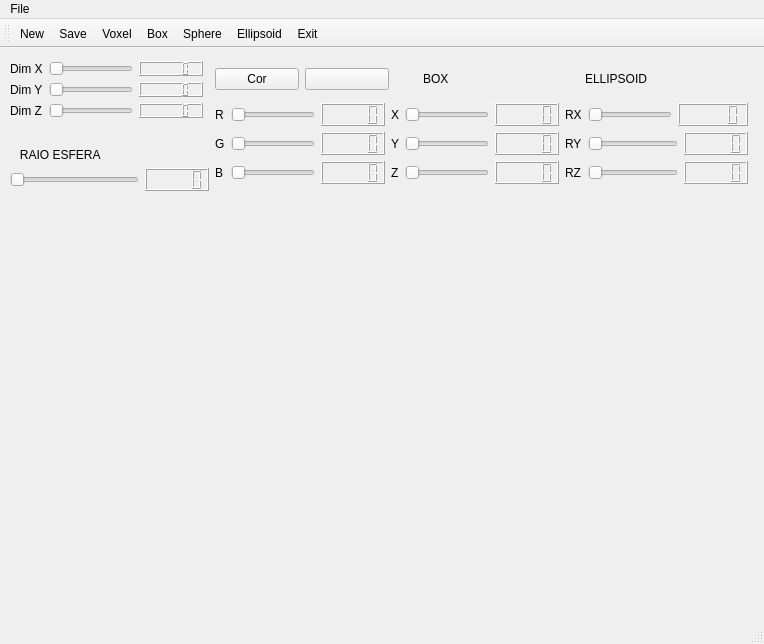
<?xml version="1.0" encoding="UTF-8"?>
<ui version="4.0">
 <class>MainWindow</class>
 <widget class="QMainWindow" name="MainWindow">
  <property name="geometry">
   <rect>
    <x>0</x>
    <y>0</y>
    <width>764</width>
    <height>644</height>
   </rect>
  </property>
  <property name="windowTitle">
   <string>MainWindow</string>
  </property>
  <widget class="QWidget" name="centralwidget">
   <widget class="plotter" name="widget" native="true">
    <property name="geometry">
     <rect>
      <x>10</x>
      <y>160</y>
      <width>741</width>
      <height>401</height>
     </rect>
    </property>
   </widget>
   <widget class="QWidget" name="">
    <property name="geometry">
     <rect>
      <x>10</x>
      <y>10</y>
      <width>738</width>
      <height>137</height>
     </rect>
    </property>
    <layout class="QGridLayout" name="gridLayout_8">
     <item row="0" column="0">
      <layout class="QFormLayout" name="formLayout">
       <item row="0" column="0">
        <layout class="QGridLayout" name="gridLayout_7">
         <item row="0" column="2">
          <widget class="QLCDNumber" name="lcdNumber"/>
         </item>
         <item row="2" column="2">
          <widget class="QLCDNumber" name="lcdNumber_3"/>
         </item>
         <item row="0" column="1">
          <widget class="QSlider" name="horizontalSliderDimX">
           <property name="orientation">
            <enum>Qt::Horizontal</enum>
           </property>
          </widget>
         </item>
         <item row="1" column="0">
          <widget class="QLabel" name="label_2">
           <property name="text">
            <string>Dim Y</string>
           </property>
          </widget>
         </item>
         <item row="2" column="0">
          <widget class="QLabel" name="label_3">
           <property name="text">
            <string>Dim Z</string>
           </property>
          </widget>
         </item>
         <item row="0" column="0">
          <widget class="QLabel" name="label">
           <property name="text">
            <string>Dim X</string>
           </property>
          </widget>
         </item>
         <item row="1" column="1">
          <widget class="QSlider" name="horizontalSliderDimY">
           <property name="orientation">
            <enum>Qt::Horizontal</enum>
           </property>
          </widget>
         </item>
         <item row="1" column="2">
          <widget class="QLCDNumber" name="lcdNumber_2"/>
         </item>
         <item row="2" column="1">
          <widget class="QSlider" name="horizontalSliderDimZ">
           <property name="orientation">
            <enum>Qt::Horizontal</enum>
           </property>
          </widget>
         </item>
        </layout>
       </item>
       <item row="1" column="0" colspan="2">
        <layout class="QGridLayout" name="gridLayout_6">
         <item row="2" column="0">
          <widget class="QSlider" name="horizontalSliderRaio">
           <property name="orientation">
            <enum>Qt::Horizontal</enum>
           </property>
          </widget>
         </item>
         <item row="2" column="2">
          <widget class="QLCDNumber" name="lcdNumber_7"/>
         </item>
         <item row="1" column="0">
          <widget class="QLabel" name="label_7">
           <property name="text">
            <string>   RAIO ESFERA</string>
           </property>
          </widget>
         </item>
        </layout>
       </item>
      </layout>
     </item>
     <item row="0" column="1">
      <layout class="QGridLayout" name="gridLayout_5">
       <item row="0" column="0">
        <widget class="QPushButton" name="pushButtonChooseColor">
         <property name="text">
          <string>Cor</string>
         </property>
        </widget>
       </item>
       <item row="0" column="4" alignment="Qt::AlignHCenter">
        <widget class="QLabel" name="label_11">
         <property name="text">
          <string>ELLIPSOID</string>
         </property>
        </widget>
       </item>
       <item row="0" column="1">
        <widget class="QPushButton" name="pushButtonColor">
         <property name="text">
          <string/>
         </property>
        </widget>
       </item>
       <item row="1" column="0" colspan="6">
        <layout class="QGridLayout" name="gridLayout_3">
         <item row="0" column="0">
          <layout class="QGridLayout" name="gridLayout">
           <item row="2" column="2">
            <widget class="QLCDNumber" name="lcdNumber_6"/>
           </item>
           <item row="0" column="2">
            <widget class="QLCDNumber" name="lcdNumber_4"/>
           </item>
           <item row="1" column="0">
            <widget class="QLabel" name="label_5">
             <property name="text">
              <string>G</string>
             </property>
            </widget>
           </item>
           <item row="1" column="2">
            <widget class="QLCDNumber" name="lcdNumber_5"/>
           </item>
           <item row="1" column="1">
            <widget class="QSlider" name="horizontalSliderG">
             <property name="maximum">
              <number>255</number>
             </property>
             <property name="orientation">
              <enum>Qt::Horizontal</enum>
             </property>
            </widget>
           </item>
           <item row="2" column="0">
            <widget class="QLabel" name="label_6">
             <property name="text">
              <string>B</string>
             </property>
            </widget>
           </item>
           <item row="0" column="0">
            <widget class="QLabel" name="label_4">
             <property name="text">
              <string>R</string>
             </property>
            </widget>
           </item>
           <item row="2" column="1">
            <widget class="QSlider" name="horizontalSliderB">
             <property name="maximum">
              <number>255</number>
             </property>
             <property name="orientation">
              <enum>Qt::Horizontal</enum>
             </property>
            </widget>
           </item>
           <item row="0" column="1">
            <widget class="QSlider" name="horizontalSliderR">
             <property name="maximum">
              <number>255</number>
             </property>
             <property name="orientation">
              <enum>Qt::Horizontal</enum>
             </property>
            </widget>
           </item>
          </layout>
         </item>
         <item row="0" column="1">
          <layout class="QGridLayout" name="gridLayout_2">
           <item row="1" column="2">
            <widget class="QLCDNumber" name="lcdNumber_12"/>
           </item>
           <item row="2" column="2">
            <widget class="QLCDNumber" name="lcdNumber_13"/>
           </item>
           <item row="2" column="0">
            <widget class="QLabel" name="label_14">
             <property name="text">
              <string>Z</string>
             </property>
            </widget>
           </item>
           <item row="0" column="2">
            <widget class="QLCDNumber" name="lcdNumber_11"/>
           </item>
           <item row="2" column="1">
            <widget class="QSlider" name="horizontalSliderBoxZ">
             <property name="orientation">
              <enum>Qt::Horizontal</enum>
             </property>
            </widget>
           </item>
           <item row="1" column="1">
            <widget class="QSlider" name="horizontalSliderBoxY">
             <property name="orientation">
              <enum>Qt::Horizontal</enum>
             </property>
            </widget>
           </item>
           <item row="0" column="0">
            <widget class="QLabel" name="label_12">
             <property name="text">
              <string>X</string>
             </property>
            </widget>
           </item>
           <item row="1" column="0">
            <widget class="QLabel" name="label_13">
             <property name="text">
              <string>Y</string>
             </property>
            </widget>
           </item>
           <item row="0" column="1">
            <widget class="QSlider" name="horizontalSliderBoxX">
             <property name="orientation">
              <enum>Qt::Horizontal</enum>
             </property>
            </widget>
           </item>
          </layout>
         </item>
         <item row="0" column="2">
          <layout class="QGridLayout" name="gridLayout_4">
           <item row="0" column="0">
            <widget class="QLabel" name="label_8">
             <property name="text">
              <string>RX</string>
             </property>
            </widget>
           </item>
           <item row="0" column="1">
            <widget class="QSlider" name="horizontalSliderERx">
             <property name="orientation">
              <enum>Qt::Horizontal</enum>
             </property>
            </widget>
           </item>
           <item row="0" column="2" colspan="2">
            <widget class="QLCDNumber" name="lcdNumber_8"/>
           </item>
           <item row="1" column="0">
            <widget class="QLabel" name="label_9">
             <property name="text">
              <string>RY</string>
             </property>
            </widget>
           </item>
           <item row="1" column="1" colspan="2">
            <widget class="QSlider" name="horizontalSliderERy">
             <property name="orientation">
              <enum>Qt::Horizontal</enum>
             </property>
            </widget>
           </item>
           <item row="1" column="3">
            <widget class="QLCDNumber" name="lcdNumber_9"/>
           </item>
           <item row="2" column="0">
            <widget class="QLabel" name="label_10">
             <property name="text">
              <string>RZ</string>
             </property>
            </widget>
           </item>
           <item row="2" column="1" colspan="2">
            <widget class="QSlider" name="horizontalSliderERz">
             <property name="orientation">
              <enum>Qt::Horizontal</enum>
             </property>
            </widget>
           </item>
           <item row="2" column="3">
            <widget class="QLCDNumber" name="lcdNumber_10"/>
           </item>
          </layout>
         </item>
        </layout>
       </item>
       <item row="0" column="2" alignment="Qt::AlignHCenter">
        <widget class="QLabel" name="label_15">
         <property name="text">
          <string>BOX</string>
         </property>
        </widget>
       </item>
      </layout>
     </item>
    </layout>
   </widget>
  </widget>
  <widget class="QMenuBar" name="menubar">
   <property name="geometry">
    <rect>
     <x>0</x>
     <y>0</y>
     <width>764</width>
     <height>21</height>
    </rect>
   </property>
   <widget class="QMenu" name="menuFile">
    <property name="title">
     <string>File</string>
    </property>
    <widget class="QMenu" name="menuNew">
     <property name="title">
      <string>Add</string>
     </property>
     <addaction name="actionVoxel"/>
     <addaction name="actionBox"/>
     <addaction name="actionSphere"/>
     <addaction name="actionEllipsoid"/>
    </widget>
    <widget class="QMenu" name="menuDelete">
     <property name="title">
      <string>Delete</string>
     </property>
     <addaction name="actionVoxel_cut"/>
     <addaction name="actionBox_cut"/>
     <addaction name="actionSphere_cut"/>
     <addaction name="actionEllipsoid_cut"/>
    </widget>
    <addaction name="actionNew"/>
    <addaction name="menuNew"/>
    <addaction name="menuDelete"/>
    <addaction name="actionSave"/>
    <addaction name="actionExit"/>
   </widget>
   <addaction name="menuFile"/>
  </widget>
  <widget class="QStatusBar" name="statusbar"/>
  <widget class="QToolBar" name="toolBar">
   <property name="windowTitle">
    <string>toolBar</string>
   </property>
   <attribute name="toolBarArea">
    <enum>TopToolBarArea</enum>
   </attribute>
   <attribute name="toolBarBreak">
    <bool>false</bool>
   </attribute>
   <addaction name="actionNew"/>
   <addaction name="actionSave"/>
   <addaction name="actionVoxel"/>
   <addaction name="actionBox"/>
   <addaction name="actionSphere"/>
   <addaction name="actionEllipsoid"/>
   <addaction name="actionExit"/>
  </widget>
  <action name="actionSave">
   <property name="checkable">
    <bool>true</bool>
   </property>
   <property name="icon">
    <iconset resource="Resources.qrc">
     <normaloff>:/rec/img/icons8-save-48.png</normaloff>:/rec/img/icons8-save-48.png</iconset>
   </property>
   <property name="text">
    <string>Save</string>
   </property>
   <property name="shortcut">
    <string>Ctrl+S</string>
   </property>
  </action>
  <action name="actionExit">
   <property name="icon">
    <iconset>
     <normaloff>:/rec/img/icons8-delete-48.png</normaloff>:/rec/img/icons8-delete-48.png</iconset>
   </property>
   <property name="text">
    <string>Exit</string>
   </property>
   <property name="shortcut">
    <string>Esc</string>
   </property>
  </action>
  <action name="actionVoxel">
   <property name="checkable">
    <bool>true</bool>
   </property>
   <property name="icon">
    <iconset resource="Resources.qrc">
     <normaloff>:/rec/img/141-1419358_transparent-sugar-cube-png-sugar-cubes-clipart-png - Copy.png</normaloff>:/rec/img/141-1419358_transparent-sugar-cube-png-sugar-cubes-clipart-png - Copy.png</iconset>
   </property>
   <property name="text">
    <string>Voxel</string>
   </property>
  </action>
  <action name="actionBox">
   <property name="checkable">
    <bool>true</bool>
   </property>
   <property name="icon">
    <iconset resource="Resources.qrc">
     <normaloff>:/rec/img/png-transparent-cube-transparency-and-translucency-sugar-cubes-angle-rectangle-sugar-cubes.png</normaloff>:/rec/img/png-transparent-cube-transparency-and-translucency-sugar-cubes-angle-rectangle-sugar-cubes.png</iconset>
   </property>
   <property name="text">
    <string>Box</string>
   </property>
  </action>
  <action name="actionSphere">
   <property name="checkable">
    <bool>true</bool>
   </property>
   <property name="icon">
    <iconset resource="Resources.qrc">
     <normaloff>:/rec/img/660-6604207_sphere-d-png-sphere-3d-png-transparent-png - Copy.png</normaloff>:/rec/img/660-6604207_sphere-d-png-sphere-3d-png-transparent-png - Copy.png</iconset>
   </property>
   <property name="text">
    <string>Sphere</string>
   </property>
  </action>
  <action name="actionEllipsoid">
   <property name="icon">
    <iconset resource="Resources.qrc">
     <normaloff>:/rec/img/200px-PartDesign_AdditiveEllipsoid_example - Copy.png</normaloff>:/rec/img/200px-PartDesign_AdditiveEllipsoid_example - Copy.png</iconset>
   </property>
   <property name="text">
    <string>Ellipsoid</string>
   </property>
  </action>
  <action name="actionVoxel_cut">
   <property name="icon">
    <iconset resource="Resources.qrc">
     <normaloff>:/rec/img/icons8-trash-can-48.png</normaloff>:/rec/img/icons8-trash-can-48.png</iconset>
   </property>
   <property name="text">
    <string>Voxel</string>
   </property>
  </action>
  <action name="actionBox_cut">
   <property name="icon">
    <iconset resource="Resources.qrc">
     <normaloff>:/rec/img/icons8-trash-can-48.png</normaloff>:/rec/img/icons8-trash-can-48.png</iconset>
   </property>
   <property name="text">
    <string>Box</string>
   </property>
  </action>
  <action name="actionSphere_cut">
   <property name="icon">
    <iconset resource="Resources.qrc">
     <normaloff>:/rec/img/icons8-trash-can-48.png</normaloff>:/rec/img/icons8-trash-can-48.png</iconset>
   </property>
   <property name="text">
    <string>Sphere</string>
   </property>
  </action>
  <action name="actionEllipsoid_cut">
   <property name="icon">
    <iconset resource="Resources.qrc">
     <normaloff>:/rec/img/icons8-trash-can-48.png</normaloff>:/rec/img/icons8-trash-can-48.png</iconset>
   </property>
   <property name="text">
    <string>Ellipsoid</string>
   </property>
  </action>
  <action name="actionNew">
   <property name="icon">
    <iconset resource="Resources.qrc">
     <normaloff>:/rec/img/icons8-libre-office-suite-48.png</normaloff>:/rec/img/icons8-libre-office-suite-48.png</iconset>
   </property>
   <property name="text">
    <string>New</string>
   </property>
  </action>
 </widget>
 <customwidgets>
  <customwidget>
   <class>plotter</class>
   <extends>QWidget</extends>
   <header>plotter.h</header>
   <container>1</container>
   <slots>
    <signal>updatePos(int,int)</signal>
    <slot>setR(int)</slot>
    <slot>setG(int)</slot>
    <slot>setB(int)</slot>
    <slot>setX(int)</slot>
    <slot>setY(int)</slot>
    <slot>setZ(int)</slot>
    <slot>setRadius(int)</slot>
    <slot>setRx(int)</slot>
    <slot>setRy(int)</slot>
    <slot>setRz(int)</slot>
   </slots>
  </customwidget>
 </customwidgets>
 <resources>
  <include location="Resources.qrc"/>
 </resources>
 <connections>
  <connection>
   <sender>horizontalSliderDimX</sender>
   <signal>valueChanged(int)</signal>
   <receiver>lcdNumber</receiver>
   <slot>display(int)</slot>
   <hints>
    <hint type="sourcelabel">
     <x>126</x>
     <y>87</y>
    </hint>
    <hint type="destinationlabel">
     <x>182</x>
     <y>69</y>
    </hint>
   </hints>
  </connection>
  <connection>
   <sender>horizontalSliderDimY</sender>
   <signal>valueChanged(int)</signal>
   <receiver>lcdNumber_2</receiver>
   <slot>display(int)</slot>
   <hints>
    <hint type="sourcelabel">
     <x>126</x>
     <y>98</y>
    </hint>
    <hint type="destinationlabel">
     <x>187</x>
     <y>98</y>
    </hint>
   </hints>
  </connection>
  <connection>
   <sender>horizontalSliderDimZ</sender>
   <signal>valueChanged(int)</signal>
   <receiver>lcdNumber_3</receiver>
   <slot>display(int)</slot>
   <hints>
    <hint type="sourcelabel">
     <x>126</x>
     <y>129</y>
    </hint>
    <hint type="destinationlabel">
     <x>142</x>
     <y>127</y>
    </hint>
   </hints>
  </connection>
  <connection>
   <sender>horizontalSliderR</sender>
   <signal>valueChanged(int)</signal>
   <receiver>lcdNumber_4</receiver>
   <slot>display(int)</slot>
   <hints>
    <hint type="sourcelabel">
     <x>302</x>
     <y>123</y>
    </hint>
    <hint type="destinationlabel">
     <x>382</x>
     <y>124</y>
    </hint>
   </hints>
  </connection>
  <connection>
   <sender>horizontalSliderG</sender>
   <signal>valueChanged(int)</signal>
   <receiver>lcdNumber_5</receiver>
   <slot>display(int)</slot>
   <hints>
    <hint type="sourcelabel">
     <x>302</x>
     <y>142</y>
    </hint>
    <hint type="destinationlabel">
     <x>350</x>
     <y>144</y>
    </hint>
   </hints>
  </connection>
  <connection>
   <sender>horizontalSliderB</sender>
   <signal>valueChanged(int)</signal>
   <receiver>lcdNumber_6</receiver>
   <slot>display(int)</slot>
   <hints>
    <hint type="sourcelabel">
     <x>294</x>
     <y>171</y>
    </hint>
    <hint type="destinationlabel">
     <x>382</x>
     <y>174</y>
    </hint>
   </hints>
  </connection>
  <connection>
   <sender>horizontalSliderRaio</sender>
   <signal>valueChanged(int)</signal>
   <receiver>lcdNumber_7</receiver>
   <slot>display(int)</slot>
   <hints>
    <hint type="sourcelabel">
     <x>96</x>
     <y>179</y>
    </hint>
    <hint type="destinationlabel">
     <x>179</x>
     <y>181</y>
    </hint>
   </hints>
  </connection>
  <connection>
   <sender>horizontalSliderERx</sender>
   <signal>valueChanged(int)</signal>
   <receiver>lcdNumber_8</receiver>
   <slot>display(int)</slot>
   <hints>
    <hint type="sourcelabel">
     <x>667</x>
     <y>103</y>
    </hint>
    <hint type="destinationlabel">
     <x>712</x>
     <y>104</y>
    </hint>
   </hints>
  </connection>
  <connection>
   <sender>horizontalSliderERy</sender>
   <signal>valueChanged(int)</signal>
   <receiver>lcdNumber_9</receiver>
   <slot>display(int)</slot>
   <hints>
    <hint type="sourcelabel">
     <x>673</x>
     <y>135</y>
    </hint>
    <hint type="destinationlabel">
     <x>714</x>
     <y>143</y>
    </hint>
   </hints>
  </connection>
  <connection>
   <sender>horizontalSliderERz</sender>
   <signal>valueChanged(int)</signal>
   <receiver>lcdNumber_10</receiver>
   <slot>display(int)</slot>
   <hints>
    <hint type="sourcelabel">
     <x>673</x>
     <y>168</y>
    </hint>
    <hint type="destinationlabel">
     <x>716</x>
     <y>168</y>
    </hint>
   </hints>
  </connection>
  <connection>
   <sender>horizontalSliderBoxX</sender>
   <signal>valueChanged(int)</signal>
   <receiver>lcdNumber_11</receiver>
   <slot>display(int)</slot>
   <hints>
    <hint type="sourcelabel">
     <x>486</x>
     <y>103</y>
    </hint>
    <hint type="destinationlabel">
     <x>510</x>
     <y>113</y>
    </hint>
   </hints>
  </connection>
  <connection>
   <sender>horizontalSliderBoxY</sender>
   <signal>valueChanged(int)</signal>
   <receiver>lcdNumber_12</receiver>
   <slot>display(int)</slot>
   <hints>
    <hint type="sourcelabel">
     <x>486</x>
     <y>142</y>
    </hint>
    <hint type="destinationlabel">
     <x>509</x>
     <y>140</y>
    </hint>
   </hints>
  </connection>
  <connection>
   <sender>horizontalSliderBoxZ</sender>
   <signal>valueChanged(int)</signal>
   <receiver>lcdNumber_13</receiver>
   <slot>display(int)</slot>
   <hints>
    <hint type="sourcelabel">
     <x>486</x>
     <y>171</y>
    </hint>
    <hint type="destinationlabel">
     <x>509</x>
     <y>173</y>
    </hint>
   </hints>
  </connection>
  <connection>
   <sender>horizontalSliderR</sender>
   <signal>valueChanged(int)</signal>
   <receiver>MainWindow</receiver>
   <slot>setRed(int)</slot>
   <hints>
    <hint type="sourcelabel">
     <x>260</x>
     <y>110</y>
    </hint>
    <hint type="destinationlabel">
     <x>31</x>
     <y>378</y>
    </hint>
   </hints>
  </connection>
  <connection>
   <sender>horizontalSliderG</sender>
   <signal>valueChanged(int)</signal>
   <receiver>MainWindow</receiver>
   <slot>setGreen(int)</slot>
   <hints>
    <hint type="sourcelabel">
     <x>246</x>
     <y>143</y>
    </hint>
    <hint type="destinationlabel">
     <x>23</x>
     <y>416</y>
    </hint>
   </hints>
  </connection>
  <connection>
   <sender>horizontalSliderB</sender>
   <signal>valueChanged(int)</signal>
   <receiver>MainWindow</receiver>
   <slot>setBlue(int)</slot>
   <hints>
    <hint type="sourcelabel">
     <x>257</x>
     <y>185</y>
    </hint>
    <hint type="destinationlabel">
     <x>27</x>
     <y>451</y>
    </hint>
   </hints>
  </connection>
  <connection>
   <sender>actionBox</sender>
   <signal>triggered()</signal>
   <receiver>MainWindow</receiver>
   <slot>on_action_Box_triggered()</slot>
   <hints>
    <hint type="sourcelabel">
     <x>-1</x>
     <y>-1</y>
    </hint>
    <hint type="destinationlabel">
     <x>381</x>
     <y>321</y>
    </hint>
   </hints>
  </connection>
  <connection>
   <sender>actionVoxel</sender>
   <signal>triggered()</signal>
   <receiver>MainWindow</receiver>
   <slot>on_action_Voxel_triggered()</slot>
   <hints>
    <hint type="sourcelabel">
     <x>-1</x>
     <y>-1</y>
    </hint>
    <hint type="destinationlabel">
     <x>381</x>
     <y>321</y>
    </hint>
   </hints>
  </connection>
  <connection>
   <sender>actionBox_cut</sender>
   <signal>triggered()</signal>
   <receiver>MainWindow</receiver>
   <slot>on_action_Box_cut_triggered()</slot>
   <hints>
    <hint type="sourcelabel">
     <x>-1</x>
     <y>-1</y>
    </hint>
    <hint type="destinationlabel">
     <x>381</x>
     <y>321</y>
    </hint>
   </hints>
  </connection>
  <connection>
   <sender>actionEllipsoid</sender>
   <signal>triggered()</signal>
   <receiver>MainWindow</receiver>
   <slot>on_action_Ellipsoid_triggered()</slot>
   <hints>
    <hint type="sourcelabel">
     <x>-1</x>
     <y>-1</y>
    </hint>
    <hint type="destinationlabel">
     <x>381</x>
     <y>321</y>
    </hint>
   </hints>
  </connection>
  <connection>
   <sender>actionEllipsoid_cut</sender>
   <signal>triggered()</signal>
   <receiver>MainWindow</receiver>
   <slot>on_action_Ellipsoid_cut_triggered()</slot>
   <hints>
    <hint type="sourcelabel">
     <x>-1</x>
     <y>-1</y>
    </hint>
    <hint type="destinationlabel">
     <x>381</x>
     <y>321</y>
    </hint>
   </hints>
  </connection>
  <connection>
   <sender>actionVoxel_cut</sender>
   <signal>triggered()</signal>
   <receiver>MainWindow</receiver>
   <slot>on_action_Voxel_cut_triggered()</slot>
   <hints>
    <hint type="sourcelabel">
     <x>-1</x>
     <y>-1</y>
    </hint>
    <hint type="destinationlabel">
     <x>381</x>
     <y>321</y>
    </hint>
   </hints>
  </connection>
  <connection>
   <sender>actionSphere</sender>
   <signal>triggered()</signal>
   <receiver>MainWindow</receiver>
   <slot>on_action_Sphere_triggered()</slot>
   <hints>
    <hint type="sourcelabel">
     <x>-1</x>
     <y>-1</y>
    </hint>
    <hint type="destinationlabel">
     <x>381</x>
     <y>321</y>
    </hint>
   </hints>
  </connection>
  <connection>
   <sender>actionSphere_cut</sender>
   <signal>triggered()</signal>
   <receiver>MainWindow</receiver>
   <slot>on_action_Sphere_cut_triggered()</slot>
   <hints>
    <hint type="sourcelabel">
     <x>-1</x>
     <y>-1</y>
    </hint>
    <hint type="destinationlabel">
     <x>381</x>
     <y>321</y>
    </hint>
   </hints>
  </connection>
  <connection>
   <sender>widget</sender>
   <signal>updatePos(int,int)</signal>
   <receiver>MainWindow</receiver>
   <slot>drawShape(int,int)</slot>
   <hints>
    <hint type="sourcelabel">
     <x>38</x>
     <y>260</y>
    </hint>
    <hint type="destinationlabel">
     <x>7</x>
     <y>213</y>
    </hint>
   </hints>
  </connection>
  <connection>
   <sender>widget</sender>
   <signal>updatePos(int,int)</signal>
   <receiver>MainWindow</receiver>
   <slot>updateCoord(int,int)</slot>
   <hints>
    <hint type="sourcelabel">
     <x>97</x>
     <y>231</y>
    </hint>
    <hint type="destinationlabel">
     <x>75</x>
     <y>207</y>
    </hint>
   </hints>
  </connection>
 </connections>
 <slots>
  <slot>setRed(int)</slot>
  <slot>setGreen(int)</slot>
  <slot>setBlue(int)</slot>
  <slot>horizontalSlider_Z(int)</slot>
  <slot>on_action_Ellipsoid_cut_triggered()</slot>
  <slot>on_action_Voxel_triggered()</slot>
  <slot>on_action_Ellipsoid_triggered()</slot>
  <slot>on_action_Sphere_cut_triggered()</slot>
  <slot>on_action_Sphere_triggered()</slot>
  <slot>on_action_Voxel_cut_triggered()</slot>
  <slot>on_action_Box_triggered()</slot>
  <slot>on_action_Box_cut_triggered()</slot>
  <slot>updatePos(int,int)</slot>
  <slot>drawShape(int,int)</slot>
  <slot>updateCoord(int,int)</slot>
 </slots>
</ui>
